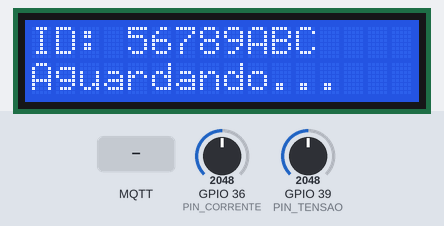
The sketch below on a simulated ESP32. Shown: 16×2 character LCD. The test bench sets the inputs (shaded band); at power-on: GPIO 36 (PIN_CORRENTE) = 2048, GPIO 39 (PIN_TENSAO) = 2048. WiFi joins after 1.5 s; servers stay silent unless stated; EEPROM starts erased; no MQTT or app messages arrive unless stated; what the sketch prints to the serial monitor is not drawn.

Above: at 2.7 s.
2.8 s: MQTT message "connect" arrives on the first subscribed topic
At 4.4 s:
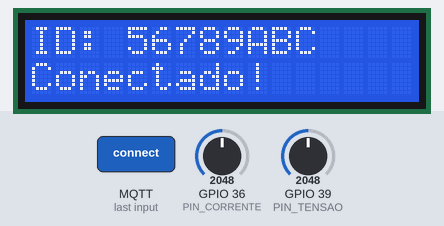
5.2 s: MQTT message "disconnect" arrives on the first subscribed topic
At 6.6 s:
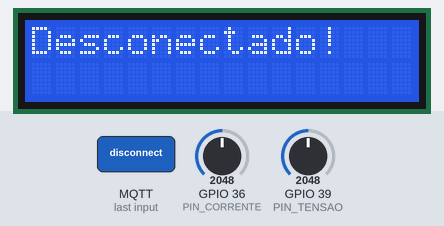
Timing chart, 0 to 8.2 s (numbered marks = the images above; inputs shaded):
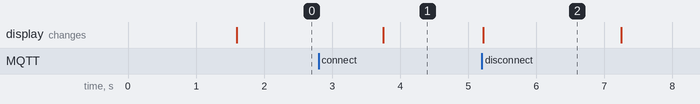

The sketch:

esp32-http-server.ino
```cpp
#include <Arduino.h>
#include <WiFi.h>
#include <esp_wifi.h>
#include <ArduinoJson.h>
#include <PubSubClient.h>
#include <LiquidCrystal_I2C.h>
#include <WiFiClientSecure.h>
#include <Preferences.h>

const char *SSID = "Wokwi-GUEST";
const char *PASSWORD = "";

const char *BROKER_MQTT = "e89dd3b4d73248a29def221deeafac4c.s1.eu.hivemq.cloud";
const int BROKER_PORT = 8883;

const char *MQTT_USER = "ohmni";
const char *MQTT_PASSWORD = "Ohmni2024";

char ID_MQTT[13];
char TOPIC_SUBSCRIBE_ID[50];
char TOPIC_PUBLISH_DATA[50];

#define PIN_CORRENTE 36
#define PIN_TENSAO 39
#define PUBLISH_DELAY 500
LiquidCrystal_I2C lcd(0x27, 16, 2);

WiFiClientSecure espClient;
PubSubClient MQTT(espClient);
Preferences preferences;
unsigned long publishUpdate = 0;
bool conectado = false;

void updateSensorValues();
void initWiFi();
void initMQTT();
void callbackMQTT(char *topic, byte *payload, unsigned int length);
void reconnectMQTT();
void reconnectWiFi();
void checkWiFIAndMQTT();
void generateUniqueID();
void getStoredID();

void generateUniqueID()
{
  uint64_t chipId = ESP.getEfuseMac();
  uint32_t uniquePart = (uint32_t)(chipId & 0xFFFFFFFF);
  snprintf(ID_MQTT, sizeof(ID_MQTT), "%08X", uniquePart);
}

void getStoredID()
{
  preferences.begin("device", false);
  String storedID = preferences.getString("device_id", "");

  if (storedID == "")
  {
    generateUniqueID();
    preferences.putString("device_id", ID_MQTT);
    Serial.println("Novo ID gerado e salvo na NVS.");
  }
  else
  {
    storedID.toCharArray(ID_MQTT, sizeof(ID_MQTT));
    Serial.println("ID carregado da NVS.");
  }
  preferences.end();

  snprintf(TOPIC_SUBSCRIBE_ID, sizeof(TOPIC_SUBSCRIBE_ID), "iot/%s/connect", ID_MQTT);
  snprintf(TOPIC_PUBLISH_DATA, sizeof(TOPIC_PUBLISH_DATA), "iot/%s/data", ID_MQTT);
}

void clearStoredID()
{
  preferences.begin("device", false);
  if (preferences.remove("device_id"))
  {
    Serial.println("ID removido com sucesso!");
  }
  else
  {
    Serial.println("Nenhum ID encontrado para remover.");
  }
  preferences.end();
}

void updateSensorValues()
{
  float corrente = analogRead(PIN_CORRENTE) * (3.3 / 4095.0);
  float tensao = analogRead(PIN_TENSAO) * (3.3 / 4095.0);

  StaticJsonDocument<200> doc;
  doc["id"] = ID_MQTT;
  doc["corrente"] = corrente;
  doc["tensao"] = tensao;

  char buffer[200];
  serializeJson(doc, buffer);
  MQTT.publish(TOPIC_PUBLISH_DATA, buffer);
  Serial.println(buffer);
}

void initWiFi()
{
  Serial.print("Conectando ao WiFi: ");
  Serial.println(SSID);
  WiFi.begin(SSID, PASSWORD);

  while (WiFi.status() != WL_CONNECTED)
  {
    delay(500);
    Serial.print(".");
  }

  Serial.println("\nConectado ao WiFi!");
  Serial.print("IP: ");
  Serial.println(WiFi.localIP());
}

void initMQTT()
{
  espClient.setInsecure();
  MQTT.setServer(BROKER_MQTT, BROKER_PORT);
  MQTT.setCallback(callbackMQTT);
}

void callbackMQTT(char *topic, byte *payload, unsigned int length)
{
  String msg = String((char *)payload).substring(0, length);
  Serial.printf("Mensagem recebida: %s do tópico: %s\n", msg.c_str(), topic);

  if (strcmp(topic, TOPIC_SUBSCRIBE_ID) == 0)
  {
    if (msg.equals("connect"))
    {
      conectado = true;
      lcd.clear();
      lcd.setCursor(0, 0);
      lcd.print("ID: ");
      lcd.print(ID_MQTT);
      MQTT.publish(TOPIC_SUBSCRIBE_ID, "Conectado!");
      Serial.println("Dispositivo conectado ao sistema!");
    }
    else if (msg.equals("disconnect"))
    {
      conectado = false;
      lcd.clear();
      lcd.setCursor(0, 0);
      lcd.print("Desconectado!");
      Serial.println("Dispositivo desconectado pelo servidor.");
      delay(2000);
    }
  }
}

void reconnectMQTT()
{
  while (!MQTT.connected())
  {
    Serial.print("Tentando conectar ao Broker MQTT: ");
    Serial.println(BROKER_MQTT);

    if (MQTT.connect(ID_MQTT, MQTT_USER, MQTT_PASSWORD))
    {
      Serial.println("Conectado ao Broker MQTT!");
      MQTT.subscribe(TOPIC_SUBSCRIBE_ID);
      lcd.clear();
      lcd.setCursor(0, 0);
      lcd.print("ID: ");
      lcd.print(ID_MQTT);
      lcd.setCursor(0, 1);
      lcd.print("Aguardando...");
    }
    else
    {
      int errorCode = MQTT.state();
      Serial.print("Falha ao conectar. Erro: ");
      Serial.println(errorCode);
      delay(2000);
    }
  }
}

void checkWiFIAndMQTT()
{
  if (WiFi.status() != WL_CONNECTED)
  {
    reconnectWiFi();
  }
  if (!MQTT.connected())
  {
    reconnectMQTT();
  }
}

void reconnectWiFi()
{
  if (WiFi.status() == WL_CONNECTED)
    return;
  WiFi.begin(SSID, PASSWORD);
  while (WiFi.status() != WL_CONNECTED)
  {
    delay(500);
    Serial.print(".");
  }
  Serial.println("\nReconectado ao WiFi!");
}

void setup()
{
  Serial.begin(115200);
  lcd.init();
  lcd.backlight();
  getStoredID();
  pinMode(PIN_CORRENTE, INPUT);
  pinMode(PIN_TENSAO, INPUT);
  initWiFi();
  initMQTT();

  lcd.setCursor(0, 0);
  lcd.print("ID: ");
  lcd.print(ID_MQTT);
  lcd.setCursor(0, 1);
  lcd.print("Aguardando...");
}

void loop()
{
  checkWiFIAndMQTT();
  MQTT.loop();

  if (conectado)
  {
    lcd.setCursor(0, 1);
    lcd.print("Conectado!");
    if ((millis() - publishUpdate) >= PUBLISH_DELAY)
    {
      publishUpdate = millis();
      updateSensorValues();
    }
  }
  else
  {
    lcd.clear();
    lcd.setCursor(0, 0);
    lcd.print("ID: ");
    lcd.print(ID_MQTT);
    lcd.setCursor(0, 1);
    lcd.print("Aguardando...");
    delay(1000);
  }
}
```

Measured:
- after the input at 2.8 s, the display: changes after 0.95 s (image 1)
- after the input at 5.2 s, the display: changes at once (image 2)
- what the display in image 2 shows lasts 2.0 s, from 5.2 s to 7.2 s
